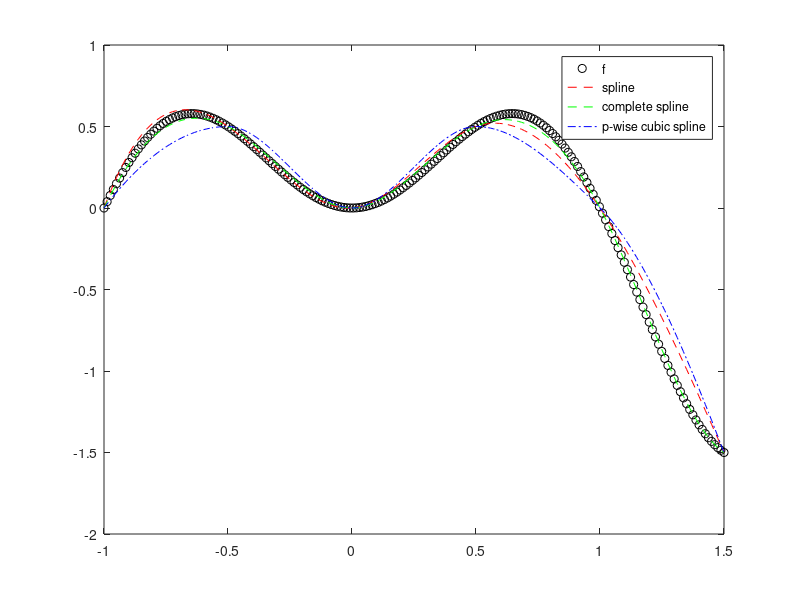

Source code (MATLAB):
clear all;
x_nodes = [-1, -1 / 2, 0, 1 / 2, 1, 3 / 2];
f_nodes = x_nodes .* sin(pi .* x_nodes);

x_range = linspace(-1, 3 / 2, 200);
f_range = x_range .* sin(pi .* x_range);

fs1 = spline(x_nodes, f_nodes, x_range);

fc = [pi, f_nodes, - 1]
fs2 = spline(x_nodes, fc, x_range);

fs3 = pchip(x_nodes, f_nodes, x_range);

plot(x_range, f_range, 'ko', x_range, fs1, 'r--', x_range, fs2, 'g--', x_range, fs3, 'b-.');
legend('f', 'spline', 'complete spline', 'p-wise cubic spline');